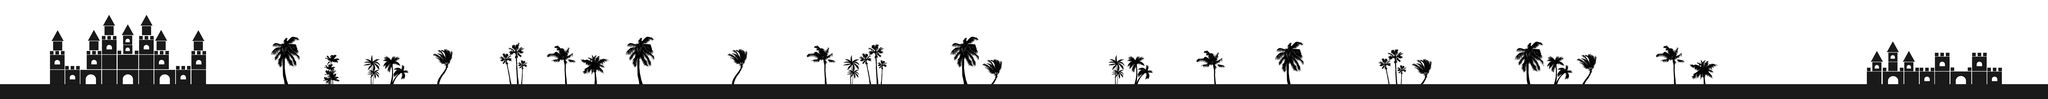

A 2D game scene composited from a Tiled map and its tileset images. What follows is a short description and the map's XML, with each tile layer's data collapsed to a summary:
An orthogonal 410x20 tile map with 32x32 px tiles, 1 tile layer (Layer) and 61 objects.

<map version="1.0" orientation="orthogonal" renderorder="right-down" width="410" height="20" tilewidth="32" tileheight="32" nextobjectid="72">
 <tileset firstgid="1" name="map" tilewidth="32" tileheight="32">
  <image source="map.png" trans="ff00ff" width="1714" height="780" />
 </tileset>
 <layer name="Layer" width="410" height="20">
  <data>[8200 cells, 8200 non-empty, 1078 distinct tile ids]</data>
 </layer>
 <objectgroup name="Star">
  <object id="12" x="2292" y="192">
   <ellipse />
  </object>
  <object id="13" x="2492" y="104">
   <ellipse />
  </object>
  <object id="14" x="3168" y="164">
   <ellipse />
  </object>
  <object id="15" x="3380" y="68">
   <ellipse />
  </object>
  <object id="16" x="3788" y="76">
   <ellipse />
  </object>
  <object id="17" x="4104" y="56">
   <ellipse />
  </object>
  <object id="18" x="4636" y="72">
   <ellipse />
  </object>
  <object id="19" x="4872" y="152">
   <ellipse />
  </object>
  <object id="20" x="5020" y="76">
   <ellipse />
  </object>
  <object id="21" x="5552" y="88">
   <ellipse />
  </object>
  <object id="22" x="5788" y="48">
   <ellipse />
  </object>
  <object id="23" x="5676" y="24">
   <ellipse />
  </object>
  <object id="25" x="5948" y="136">
   <ellipse />
  </object>
  <object id="26" x="6212" y="60">
   <ellipse />
  </object>
  <object id="28" x="7216" y="40">
   <ellipse />
  </object>
  <object id="29" x="6880" y="48">
   <ellipse />
  </object>
  <object id="30" x="7696" y="96">
   <ellipse />
  </object>
  <object id="31" x="7464" y="104">
   <ellipse />
  </object>
  <object id="32" x="7280" y="160">
   <ellipse />
  </object>
  <object id="33" x="7068" y="164">
   <ellipse />
  </object>
  <object id="34" x="8456" y="92">
   <ellipse />
  </object>
  <object id="35" x="8032" y="60">
   <ellipse />
  </object>
  <object id="36" x="9360" y="48">
   <ellipse />
  </object>
  <object id="39" x="9692" y="56">
   <ellipse />
  </object>
  <object id="40" x="9464" y="204">
   <ellipse />
  </object>
  <object id="41" x="10212" y="56">
   <ellipse />
  </object>
  <object id="42" x="9928" y="88">
   <ellipse />
  </object>
  <object id="43" x="10012" y="140">
   <ellipse />
  </object>
  <object id="44" x="10408" y="232">
   <ellipse />
  </object>
  <object id="45" x="10644" y="68">
   <ellipse />
  </object>
  <object id="46" x="11268" y="152">
   <ellipse />
  </object>
  <object id="47" x="11032" y="72">
   <ellipse />
  </object>
  <object id="48" x="11076" y="232">
   <ellipse />
  </object>
  <object id="49" x="11480" y="60">
   <ellipse />
  </object>
  <object id="50" x="11612" y="212">
   <ellipse />
  </object>
  <object id="51" x="2956" y="280">
   <ellipse />
  </object>
  <object id="52" x="3540" y="216">
   <ellipse />
  </object>
  <object id="53" x="4532" y="328">
   <ellipse />
  </object>
  <object id="54" x="4680" y="204">
   <ellipse />
  </object>
  <object id="55" x="4272" y="300">
   <ellipse />
  </object>
  <object id="56" x="5076" y="256">
   <ellipse />
  </object>
  <object id="57" x="5372" y="252">
   <ellipse />
  </object>
  <object id="58" x="5776" y="276">
   <ellipse />
  </object>
  <object id="59" x="6492" y="288">
   <ellipse />
  </object>
  <object id="60" x="6820" y="296">
   <ellipse />
  </object>
  <object id="61" x="7520" y="260">
   <ellipse />
  </object>
  <object id="62" x="8052" y="304">
   <ellipse />
  </object>
  <object id="63" x="7868" y="164">
   <ellipse />
  </object>
  <object id="64" x="8608" y="316">
   <ellipse />
  </object>
  <object id="65" x="8436" y="208">
   <ellipse />
  </object>
  <object id="66" x="11348" y="304">
   <ellipse />
  </object>
  <object id="67" x="10280" y="300">
   <ellipse />
  </object>
 </objectgroup>
 <objectgroup name="Airship">
  <object id="2" x="2728" y="120" width="88" height="44">
   <ellipse />
  </object>
  <object id="3" x="4004" y="168" width="84" height="32">
   <ellipse />
  </object>
  <object id="4" x="6632" y="256" width="96" height="48">
   <ellipse />
  </object>
  <object id="5" x="8900" y="272" width="108" height="40">
   <ellipse />
  </object>
  <object id="69" x="10636" y="244" width="76" height="44">
   <ellipse />
  </object>
 </objectgroup>
 <objectgroup name="Plane">
  <object id="7" x="6921.33" y="124" width="92" height="40" />
  <object id="9" x="9408" y="120" width="128" height="60" />
  <object id="70" x="12944" y="88" width="104" height="40" />
 </objectgroup>
 <objectgroup name="Checkpoint">
  <object id="68" x="12385.3" y="193.333">
   <ellipse />
  </object>
 </objectgroup>
</map>